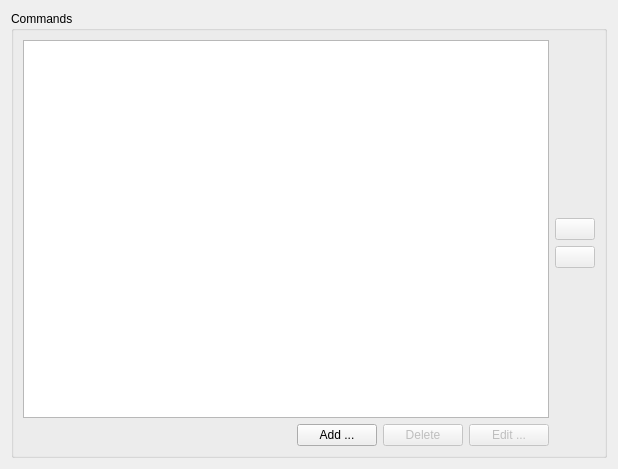
<?xml version="1.0" encoding="UTF-8"?>
<ui version="4.0">
 <class>Commands</class>
 <widget class="QWidget" name="Commands">
  <property name="geometry">
   <rect>
    <x>0</x>
    <y>0</y>
    <width>618</width>
    <height>469</height>
   </rect>
  </property>
  <property name="windowTitle">
   <string>Commands</string>
  </property>
  <layout class="QGridLayout" name="gridLayout">
   <item row="1" column="0">
    <widget class="QGroupBox" name="groupBox_2">
     <property name="title">
      <string>Commands</string>
     </property>
     <layout class="QHBoxLayout" name="horizontalLayout_2">
      <item>
       <layout class="QVBoxLayout" name="verticalLayout_6">
        <item>
         <widget class="QTableView" name="tableCmds">
          <property name="contextMenuPolicy">
           <enum>Qt::CustomContextMenu</enum>
          </property>
          <property name="selectionMode">
           <enum>QAbstractItemView::SingleSelection</enum>
          </property>
          <property name="selectionBehavior">
           <enum>QAbstractItemView::SelectRows</enum>
          </property>
          <property name="showGrid">
           <bool>false</bool>
          </property>
          <attribute name="horizontalHeaderStretchLastSection">
           <bool>true</bool>
          </attribute>
          <attribute name="verticalHeaderVisible">
           <bool>false</bool>
          </attribute>
          <attribute name="verticalHeaderDefaultSectionSize">
           <number>16</number>
          </attribute>
         </widget>
        </item>
        <item>
         <layout class="QHBoxLayout" name="horizontalLayout_8">
          <item>
           <spacer name="horizontalSpacer_4">
            <property name="orientation">
             <enum>Qt::Horizontal</enum>
            </property>
            <property name="sizeHint" stdset="0">
             <size>
              <width>40</width>
              <height>20</height>
             </size>
            </property>
           </spacer>
          </item>
          <item>
           <widget class="QPushButton" name="btnAdd">
            <property name="text">
             <string>Add ...</string>
            </property>
           </widget>
          </item>
          <item>
           <widget class="QPushButton" name="btnDel">
            <property name="enabled">
             <bool>false</bool>
            </property>
            <property name="text">
             <string>Delete</string>
            </property>
           </widget>
          </item>
          <item>
           <widget class="QPushButton" name="btnEdit">
            <property name="enabled">
             <bool>false</bool>
            </property>
            <property name="text">
             <string>Edit ...</string>
            </property>
           </widget>
          </item>
         </layout>
        </item>
       </layout>
      </item>
      <item>
       <layout class="QVBoxLayout" name="verticalLayout_5">
        <item>
         <spacer name="verticalSpacer_2">
          <property name="orientation">
           <enum>Qt::Vertical</enum>
          </property>
          <property name="sizeHint" stdset="0">
           <size>
            <width>20</width>
            <height>40</height>
           </size>
          </property>
         </spacer>
        </item>
        <item>
         <widget class="QPushButton" name="btnMoveUp">
          <property name="enabled">
           <bool>false</bool>
          </property>
          <property name="text">
           <string/>
          </property>
          <property name="icon">
           <iconset resource="resource.qrc">
            <normaloff>:/resource/16x16_ico_png/ico_move_up.png</normaloff>:/resource/16x16_ico_png/ico_move_up.png</iconset>
          </property>
         </widget>
        </item>
        <item>
         <widget class="QPushButton" name="btnMoveDown">
          <property name="enabled">
           <bool>false</bool>
          </property>
          <property name="text">
           <string/>
          </property>
          <property name="icon">
           <iconset resource="resource.qrc">
            <normaloff>:/resource/16x16_ico_png/ico_move_down.png</normaloff>:/resource/16x16_ico_png/ico_move_down.png</iconset>
          </property>
         </widget>
        </item>
        <item>
         <spacer name="verticalSpacer_3">
          <property name="orientation">
           <enum>Qt::Vertical</enum>
          </property>
          <property name="sizeHint" stdset="0">
           <size>
            <width>20</width>
            <height>40</height>
           </size>
          </property>
         </spacer>
        </item>
       </layout>
      </item>
     </layout>
    </widget>
   </item>
  </layout>
  <action name="actionAdd">
   <property name="icon">
    <iconset resource="resource.qrc">
     <normaloff>:/resource/16x16_ico_png/ico_application_add.png</normaloff>:/resource/16x16_ico_png/ico_application_add.png</iconset>
   </property>
   <property name="text">
    <string>Add ...</string>
   </property>
  </action>
  <action name="actionDel">
   <property name="icon">
    <iconset resource="resource.qrc">
     <normaloff>:/resource/16x16_ico_png/ico_application_del.png</normaloff>:/resource/16x16_ico_png/ico_application_del.png</iconset>
   </property>
   <property name="text">
    <string>Del</string>
   </property>
  </action>
  <action name="actionEdit">
   <property name="icon">
    <iconset resource="resource.qrc">
     <normaloff>:/resource/16x16_ico_png/ico_application_edit.png</normaloff>:/resource/16x16_ico_png/ico_application_edit.png</iconset>
   </property>
   <property name="text">
    <string>Edit ...</string>
   </property>
  </action>
  <action name="actionEnable">
   <property name="icon">
    <iconset resource="resource.qrc">
     <normaloff>:/resource/16x16_ico_png/ico_bullet_green.png</normaloff>:/resource/16x16_ico_png/ico_bullet_green.png</iconset>
   </property>
   <property name="text">
    <string>Enable</string>
   </property>
  </action>
  <action name="actionDisable">
   <property name="icon">
    <iconset resource="resource.qrc">
     <normaloff>:/resource/16x16_ico_png/ico_bullet_red.png</normaloff>:/resource/16x16_ico_png/ico_bullet_red.png</iconset>
   </property>
   <property name="text">
    <string>Disable</string>
   </property>
  </action>
 </widget>
 <resources>
  <include location="resource.qrc"/>
 </resources>
 <connections/>
</ui>
